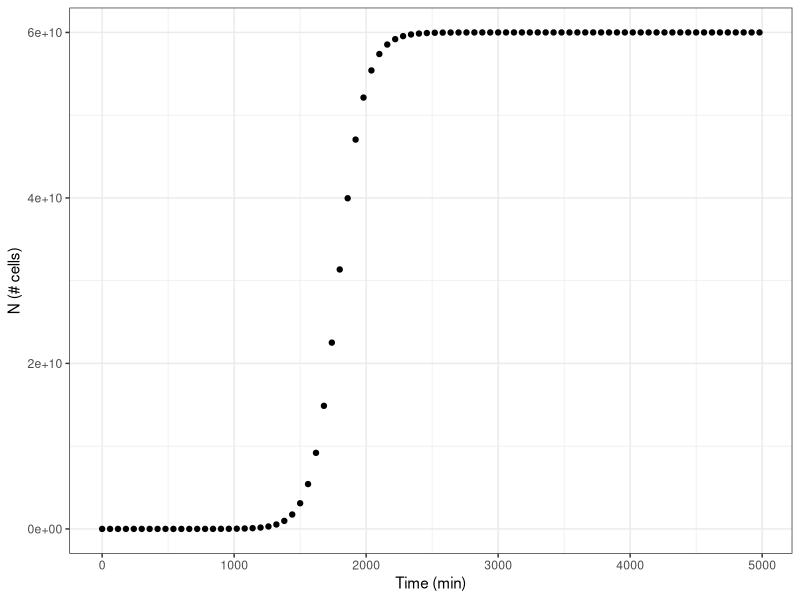
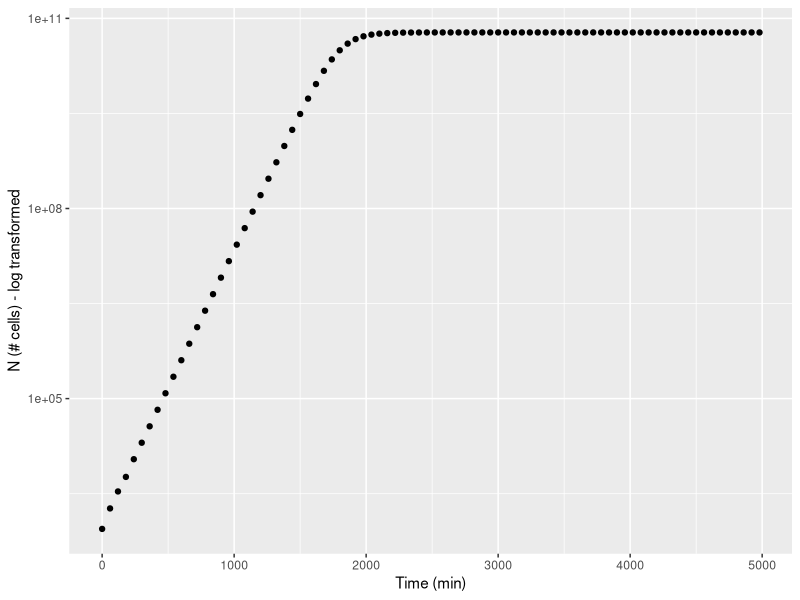

R code for these plots, in order:
### Script to plot the logistic growth data

# load the data
growth_data <- read.csv("experiment.csv")

# install and load ggplot package
install.packages("ggplot2")
library(ggplot2)

# plot cell count against time
ggplot(aes(t,N), data = growth_data) +
  
  geom_point() +
  
  xlab("Time (min)") +
  
  ylab("N (# cells)") +
  
  theme_bw()

# plot log-transformed cell count against time
ggplot(aes(t,N), data = growth_data) +
  
  geom_point() +
  
  xlab("Time (min)") +
  
  ylab("N (# cells) - log transformed") +
  
  scale_y_continuous(trans='log10')
